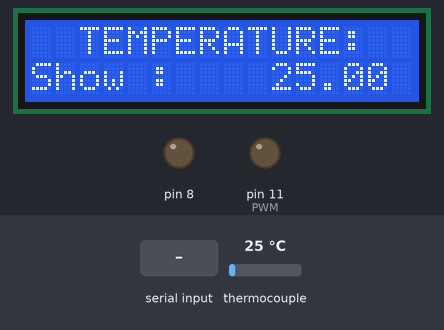
Recording of a sketch running on a simulated Arduino Uno, built with avr-gcc and run on an emulated ATmega328P. On the bench: 16×2 character LCD, output pins drawn as LEDs (lit = HIGH). The test bench sets the inputs (shaded band); at power-on: thermocouple 25 °C. What the sketch prints to the serial monitor is not drawn.

Above: at 1.2 s.
1.3 s: thermocouple set to 35 °C
At 2.0 s:
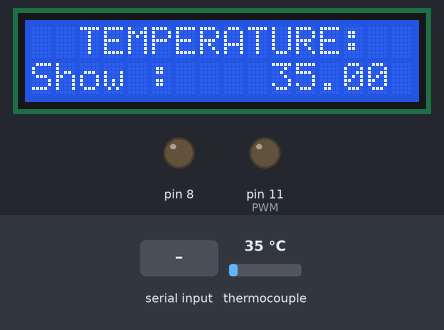
4.4 s: thermocouple set to 44 °C
At 5.2 s:
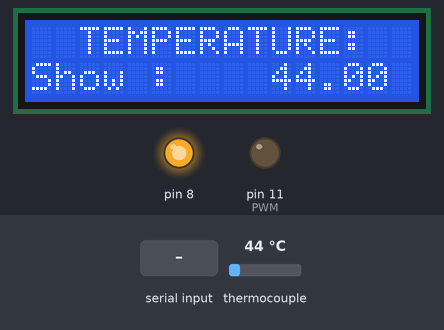
7.3 s: "90,45\n" received over Serial
At 9.3 s:
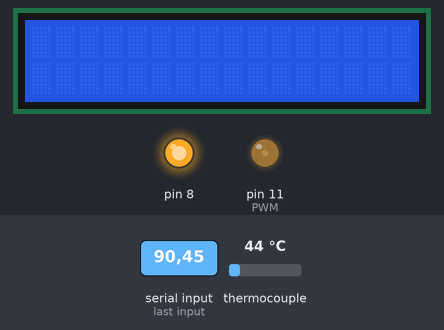
10.4 s: "30,150\n" received over Serial
At 12.4 s:
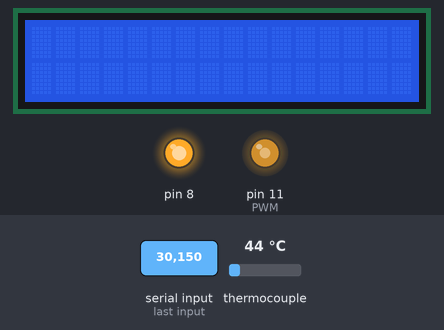
13.5 s: "200\n" received over Serial
At 14.5 s:
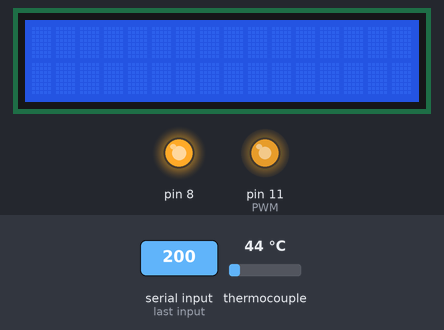
16.6 s: "90\n" received over Serial
At 17.1 s:
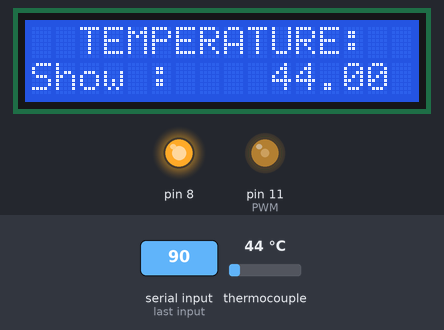
Timing chart, 0 to 19.9 s (numbered marks = the images above; inputs shaded):
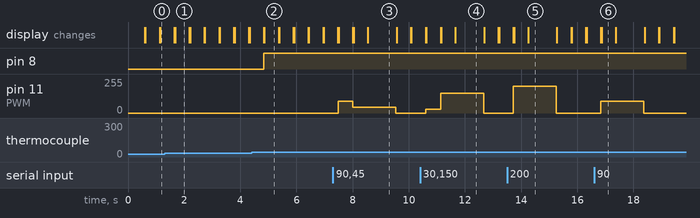

Measured:
- the behaviour switches between 39 and 40 °C on thermocouple (found by bisection; images 1 and 2)
- after the input at 1.3 s, the display: first differs from a run without the input after 0.38 s (image 1)
- after the input at 4.4 s, pin 8: LOW → HIGH after 0.43 s; the display: first differs from a run without the input after 0.46 s (image 2)
- after the input at 7.3 s, pin 11 (PWM): 0/255 → 90/255 after 0.18 s, → 45/255 0.53 s later, → 0/255 1.5 s later
- after the input at 10.4 s, pin 11 (PWM): 0/255 → 30/255 after 0.20 s, → 150/255 0.53 s later, → 0/255 1.5 s later
- after the input at 13.5 s, pin 11 (PWM): 0/255 → 200/255 after 0.22 s, → 0/255 1.5 s later
- after the input at 16.6 s, pin 11 (PWM): 0/255 → 90/255 after 0.24 s, → 0/255 1.5 s later

The sketch:

matlab_pid_arduino.ino
```cpp
#include <Adafruit_MAX31865.h>

// Use software SPI: CS, DI, DO, CLK
Adafruit_MAX31865 thermo = Adafruit_MAX31865(6, 5, 4, 3);
// use hardware SPI, just pass in the CS pin
//Adafruit_MAX31865 thermo = Adafruit_MAX31865(10);
double input, output;    // Current input and output
int delayTime = 0;
// The value of the Rref resistor. Use 430.0 for PT100 and 4300.0 for PT1000
#define RREF      430.0
// The 'nominal' 0-degrees-C resistance of the sensor
// 100.0 for PT100, 1000.0 for PT1000
#define RNOMINAL  100.0
int pwmval = 0;
const int PWM = 11;

#include <LiquidCrystal_I2C.h>
LiquidCrystal_I2C lcd(0X27,16,2); //SCL A5 SDA A4
byte degree[8] = {
  0B01110,
  0B01010,
  0B01110,
  0B00000,
  0B00000,
  0B00000,
  0B00000,
  0B00000
};

void setup() {
  Serial.begin(115200, SERIAL_8N1); // Set the baud rate to match the MATLAB script

  pinMode(PWM, OUTPUT);
  pinMode(8, OUTPUT);

  thermo.begin(MAX31865_2WIRE);  // set to 2WIRE or 4WIRE as necessary

  lcd.init();
  lcd.backlight();
}

void loop() {

  input = thermo.temperature(RNOMINAL, RREF);

  if (Serial.available() > 0)
  {
    pwmval = Serial.parseInt();
    Serial.println(input, 6); // 6 decimal places precision
  }

  if (input >= 39.8)
  {
    digitalWrite(8, HIGH);
  }
  else if (input < 39.8)
  {
    digitalWrite(8, LOW);
  }
  analogWrite(PWM, pwmval);

  lcd.setCursor(2,0);
  lcd.print("TEMPERATURE:");
  lcd.setCursor(0,1);
  lcd.print("Show :  ");

  lcd.setCursor(10,1);
  lcd.print(input);

// Print for debug
//  Serial.println(pwmval);
//  Serial.println(input);

  delay (500);
  lcd.clear();

}
```
